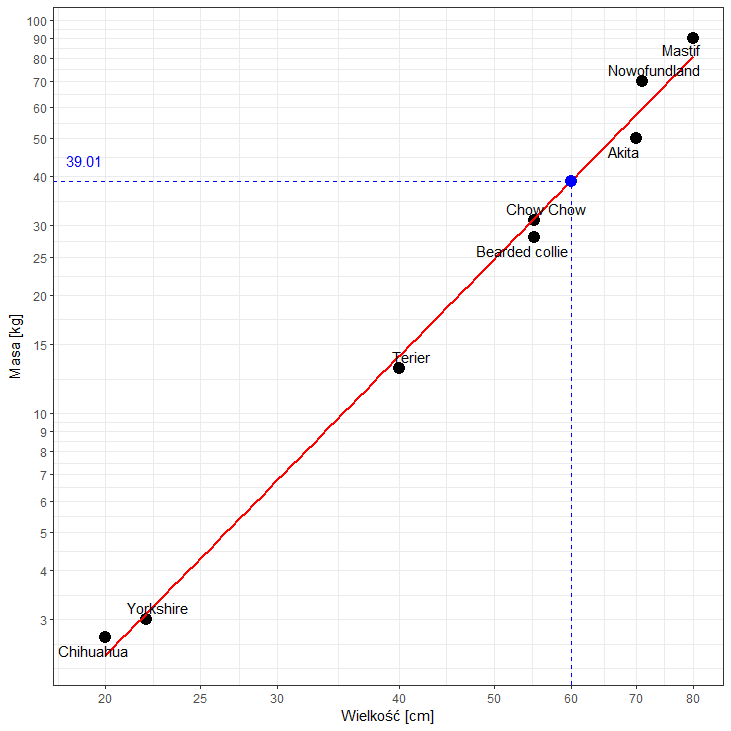

Write R code to recreate this figure.
library(ggplot2)
library(ggrepel)

size<-c(20, 22, 40, 55, 55, 70, 71, 80)
mass<-c(2.7, 3, 13, 28, 31, 50, 70, 90)
labels<-c("Chihuahua", "Yorkshire", "Terier", "Bearded collie", 
          "Chow Chow", "Akita", "Nowofundland", "Mastif")
df<-data.frame(size, mass, labels)

model<-lm(log(mass)~log(size))
summary(model)
prediction<-exp(predict.lm(model, newdata=data.frame(size=c(60))))
df2<-data.frame(size=60, mass=prediction, labels="Nasz Pies")

yticks<-c(2,3,4,5,6,7,8,9,10,15,20,25,(3:10)*10)
xticks<-c(20, 25, (3:10)*10)

ggplot(df, aes(x=size, y=mass)) + 
  geom_point(size=4) +
  xlab("Wielkość [cm]") +
  ylab("Masa [kg]") +
  stat_smooth(method = "lm",
              formula = y ~ x,
              geom = "smooth", 
              se=FALSE, 
              colour='red') +
  scale_y_continuous(trans='log10', breaks=yticks) +
  scale_x_continuous(trans='log10', breaks=xticks) +
  theme_bw() +
  geom_point(data=df2, 
             aes(x=size, y=mass), 
             colour='blue',
             size=4) + 
  geom_text_repel(data=df, aes(x=size, y=mass, label=labels))+
  geom_segment(aes(x=60, y=0, xend=60, yend=prediction), lty=2, col='blue')+
  geom_segment(aes(x=0, y=prediction, xend=60, yend=prediction), lty=2, col='blue') +
  annotate("text", x=min(xticks)-1, y=prediction+5, label=round(prediction,2), col='blue')



ggplot(df, aes(x=size, y=mass)) + 
  geom_point(size=4) +
  xlab("Wielkość [cm]") +
  ylab("Masa [kg]") +
  stat_smooth(method = "lm",
              formula = y ~ x,
              geom = "smooth", 
              se=FALSE, 
              colour='red') +
  scale_y_continuous(trans='log10', breaks=yticks) +
  scale_x_continuous(trans='log10', breaks=xticks) +
  theme_bw() +
  geom_point(data=df2, 
             aes(x=size, y=mass), 
             colour='blue',
             size=4) + 
  geom_text_repel(data=df, aes(x=size, y=mass, label=labels))+
  geom_segment(aes(x=60, y=0, xend=60, yend=prediction), lty=2, col='blue')+
  geom_segment(aes(x=0, y=prediction, xend=60, yend=prediction), lty=2, col='blue') +
  annotate("text", x=min(xticks)-1, y=prediction+5, label=round(prediction,2), col='blue')




ggplot(df, aes(x=size, y=mass)) + 
  geom_point(size=4) +
  xlab("Wielkość [cm]") +
  ylab("Masa [kg]") +
  # geom_function(fun=function(x){exp(model$coefficients[1]+model$coefficients[2]*log(x))},
  #               colour='red') +
  geom_function(fun=function(x){exp(model$coefficients[1])*x^model$coefficients[2]},
                colour='red') +
  scale_x_continuous(limits=c(0,90), expand = c(0, 0)) +
  scale_y_continuous(limits=c(0,100), breaks=sort(c(0:4*25, as.numeric(round(prediction,2)))), expand = c(0, 0)) +
  theme_bw() +
  geom_point(data=df2, 
             aes(x=size, y=mass), 
             colour='blue',
             size=4) + 
  geom_text_repel(data=df, aes(x=size, y=mass, label=labels))+
  geom_segment(aes(x=60, y=0, xend=60, yend=prediction), lty=2, col='blue')+
  geom_segment(aes(x=0, y=prediction, xend=60, yend=prediction), lty=2, col='blue')
